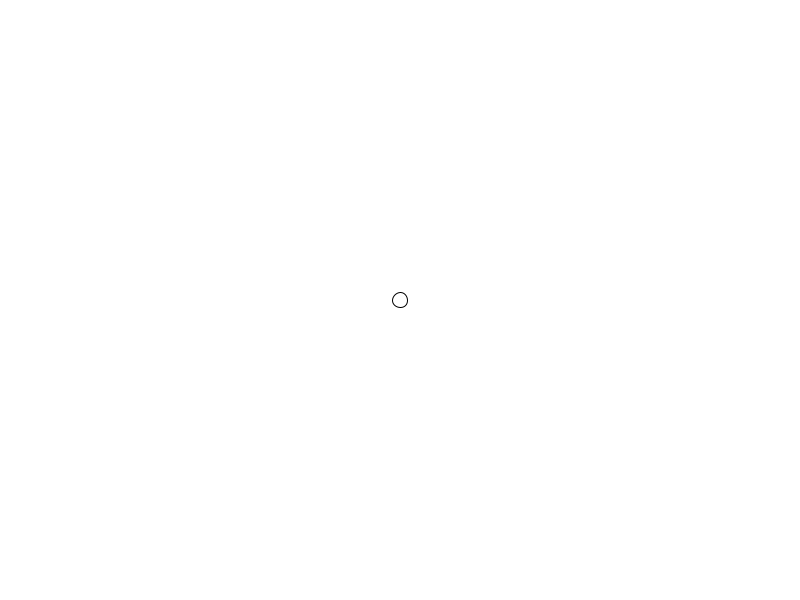
Frame 1 (no input)
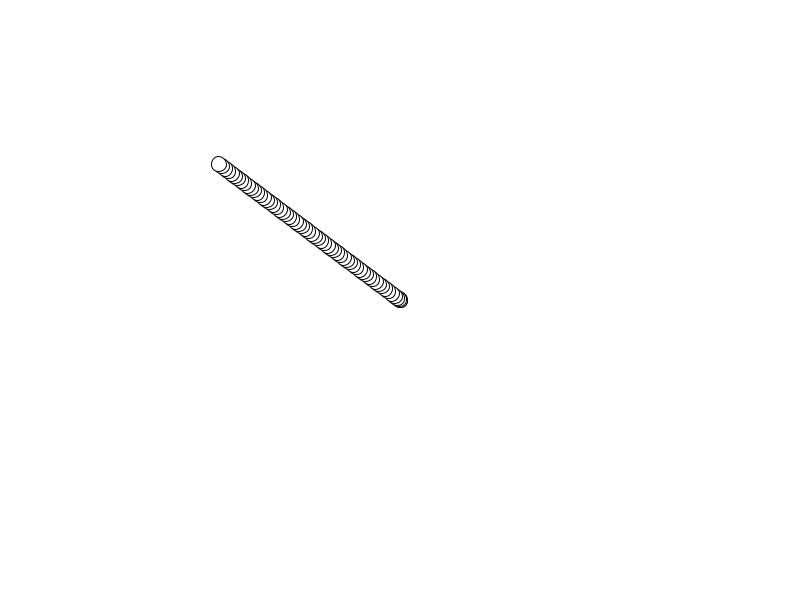
Frame 60 (the mouse pressed at the canvas centre just before this capture)
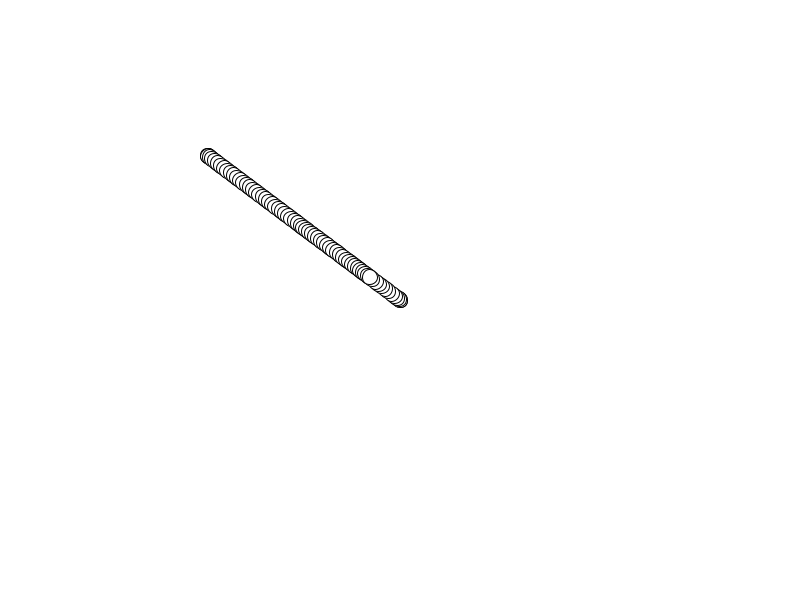
Frame 120 (the mouse held since frame 60 and released just before this capture)

The Processing sketch that drew these frames (run headless with seeded random() and noise(); from frame 60 on, the mouse is pressed at the canvas centre):

// Processing sketch: processing_65900
// ── processing_65900.pde

PVector location, destination, velocity, acceleration;
float d;
void setup() {
  size(800, 600);
  smooth();
  location = new PVector(width/2, height/2);
  destination = new PVector(mouseX, mouseY);
  velocity = new PVector(0, 0);
  acceleration = new PVector(0, 0);
  background(255);
}

void draw() {
  ellipse(location.x, location.y, 15, 15);

  destination = new PVector(mouseX, mouseY);
  d = dist(destination.x, destination.y, location.x, location.y);
  if (d > 10) {
    PVector home = PVector.sub(destination, location);
    home.normalize();
    home.mult(1.1);
    acceleration = home;
    location.add(velocity);
    velocity.add(acceleration);
    if (d < 130) {
      velocity.limit(4 * sin(radians(d)));
    }
    else {
      velocity.limit(4);
    }
  }
}
